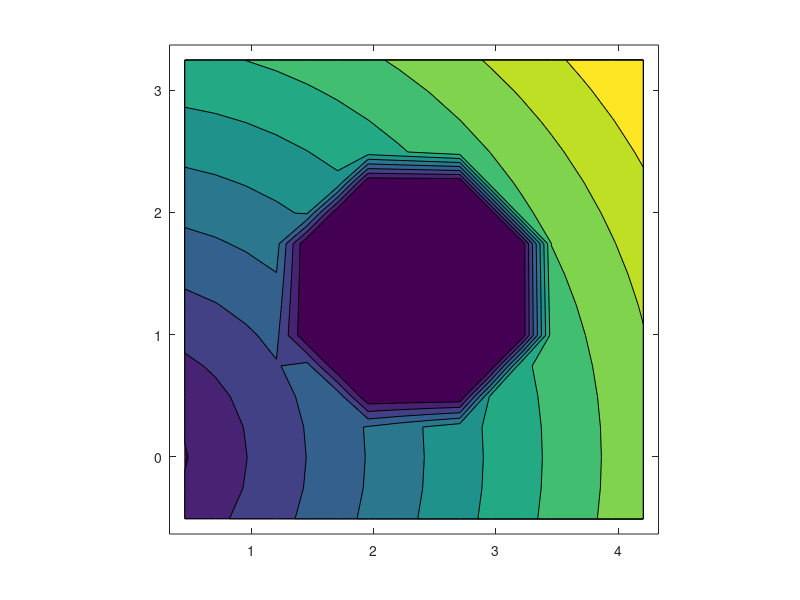

This figure's MATLAB source:

clear all;

I2 = eye(2);

% xc = 2.0;
% yc = 0.0;
xc = 2.33;
yc = 1.37;
rad = 1.0;

func_phi = @(x,y) sqrt(x^2+y^2);
func_phix = @(x,y) - x / sqrt(x^2+y^2);
func_phiy = @(x,y) - y / sqrt(x^2+y^2);

if (1)
    % calculate integral
    nseg = 240;
    dl = 2*pi*rad / nseg;
    
    fint = zeros(2,1);
    for i = 1:nseg
        theta = 2*pi/nseg * (i-1);
        x = xc + rad*cos(theta);
        y = yc + rad*sin(theta);
        
        Evec = [ func_phix(x,y); func_phiy(x,y) ];
        
        sigma = Evec*Evec' - 0.5*dot(Evec,Evec)*I2;
        
        nvec = [ cos(theta); sin(theta) ];
        
        fvec = sigma * nvec;
        
        fint = fint + fvec.*dl;
    end
    
    fint
end

xlo = xc - rad*2;
xhi = xc + rad*2;
ylo = yc - rad*2;
yhi = yc + rad*2;

nn = 16;
% nn = 32;
% nn = 64;
% nn = 128;
% nn = 256;
% nn = 512;
nx = nn;
ny = nn;
dx = (xhi-xlo) / nx;
dy = (yhi-ylo) / ny;
dv = dx * dy;
dsx = dv / dx;
dsy = dv / dy;

xcell = zeros(nx,ny);
ycell = zeros(nx,ny);
phi = zeros(nx,ny);
sdf = zeros(nx,ny);
for j = 1:ny
for i = 1:nx
    x = xlo + (i-0.5)*dx;
    y = ylo + (j-0.5)*dy;
    rc = sqrt((x-xc)^2+(y-yc)^2);
    
    xcell(i,j) = x;
    ycell(i,j) = y;
    sdf(i,j) = rc - rad;
    if sdf(i,j) > 0
        phi(i,j) = func_phi(x,y);
    else
        phi(i,j) = 0.0;
    end
end
end

if (1)
    figure;
    contourf(xcell,ycell,phi);
    axis equal;
    axis([xlo, xhi, ylo, yhi]);
    % figure;
    % contourf(xcell,ycell,sdf);
end

fsumx = 0;
fsumy = 0;

if (1)
    % calculate -grad(phi), use 2nd-order FD
    gphix = zeros(nx,ny);
    gphiy = zeros(nx,ny);
    
    for j = 2:ny-1
    for i = 2:nx-1
        if sdf(i,j) > 0.0
            if sdf(i-1,j) <= 0
                phix = -(-3*phi(i,j)+4*phi(i+1,j)-phi(i+2,j)) / (dx*2);
            elseif sdf(i+1,j) <= 0
                phix = (-3*phi(i,j)+4*phi(i-1,j)-phi(i-2,j)) / (dx*2);
            else
                phix = -(phi(i+1,j)-phi(i-1,j)) / (dx*2);
            end
            
            if sdf(i,j-1) <= 0
                phiy = -(-3*phi(i,j)+4*phi(i,j+1)-phi(i,j+2)) / (dy*2);
            elseif sdf(i,j+1) <= 0
                phiy = (-3*phi(i,j)+4*phi(i,j-1)-phi(i,j-2)) / (dy*2);
            else
                phiy = -(phi(i,j+1)-phi(i,j-1)) / (dy*2);
            end
            
            gphix(i,j) = phix;
            gphiy(i,j) = phiy;
        end
    end
    end
end

if (0)
    for j = 2:ny-1
    for i = 2:nx-1
        if sdf(i,j) > 0.0
            okx = 1;
            oky = 1;
            
            if sdf(i-1,j) <= 0
                % phix = -(phi(i+1,j)-phi(i,j)) / dx;
                phix = -(-3*phi(i,j)+4*phi(i+1,j)-phi(i+2,j)) / (dx*2);
                nvecx = 1;
            elseif sdf(i+1,j) <= 0
                % phix = -(phi(i,j)-phi(i-1,j)) / dx;
                phix = (-3*phi(i,j)+4*phi(i-1,j)-phi(i-2,j)) / (dx*2);
                nvecx = -1;
            else
                phix = -(phi(i+1,j)-phi(i-1,j)) / (dx*2);
                nvecx = 0;
                okx = 0;
            end
            
            if sdf(i,j-1) <= 0
                % phiy = -(phi(i,j+1)-phi(i,j)) / dy;
                phiy = -(-3*phi(i,j)+4*phi(i,j+1)-phi(i,j+2)) / (dy*2);
                nvecy = 1;
            elseif sdf(i,j+1) <= 0
                % phiy = -(phi(i,j)-phi(i,j-1)) / dy;
                phiy = (-3*phi(i,j)+4*phi(i,j-1)-phi(i,j-2)) / (dy*2);
                nvecy = -1;
            else
                phiy = -(phi(i,j+1)-phi(i,j-1)) / (dy*2);
                nvecy = 0;
                oky = 0;
            end
            
            if (1)
                % set to analytical
                x = xcell(i,j);
                y = ycell(i,j);
                phix = func_phix(x,y);
                phiy = func_phiy(x,y);
            end
            Evec = [ phix; phiy ];
            sigma = Evec*Evec' - 0.5*dot(Evec,Evec)*I2;
            
            if okx
                fsumx = fsumx + sigma(1,1)*nvecx*dsx;
                fsumy = fsumy + sigma(2,1)*nvecx*dsx;
            end
            
            if oky
                fsumx = fsumx + sigma(1,2)*nvecy*dsy;
                fsumy = fsumy + sigma(2,2)*nvecy*dsy;
            end
        end
    end
    end
end

if (0)
    % use height fraction, analytical -grad(phi)
    for j = 2:ny-1
    for i = 2:nx-1
        if sdf(i,j) > 0
            okx = 0;
            if sdf(i-1,j) <= 0
                okx = 1;
                hfrac = sdf(i,j) / (sdf(i,j)-sdf(i-1,j));
                xx = xcell(i,j) - hfrac*dx;
                yy = ycell(i,j);
                nvecx = 1;
            elseif sdf(i+1,j) <= 0
                okx = 1;
                hfrac = sdf(i,j) / (sdf(i,j)-sdf(i+1,j));
                xx = xcell(i,j) + hfrac*dx;
                yy = ycell(i,j);
                nvecx = -1;
            end
            if okx
                phix = func_phix(xx,yy);
                phiy = func_phiy(xx,yy);
                Evec = [ phix; phiy ];
                sigma = Evec*Evec' - 0.5*dot(Evec,Evec)*I2;
                fsumx = fsumx + sigma(1,1)*nvecx*dsx;
                fsumy = fsumy + sigma(2,1)*nvecx*dsx;
            end
            
            oky = 0;
            if sdf(i,j-1) <= 0
                oky = 1;
                hfrac = sdf(i,j) / (sdf(i,j)-sdf(i,j-1));
                xx = xcell(i,j);
                yy = ycell(i,j) - hfrac*dy;
                nvecy = 1;
            elseif sdf(i,j+1) <= 0
                oky = 1;
                hfrac = sdf(i,j) / (sdf(i,j)-sdf(i,j+1));
                xx = xcell(i,j);
                yy = ycell(i,j) + hfrac*dy;
                nvecy = -1;
            end
            if oky
                phix = func_phix(xx,yy);
                phiy = func_phiy(xx,yy);
                Evec = [ phix; phiy ];
                sigma = Evec*Evec' - 0.5*dot(Evec,Evec)*I2;
                fsumx = fsumx + sigma(1,2)*nvecy*dsy;
                fsumy = fsumy + sigma(2,2)*nvecy*dsy;
            end
        end
    end
    end
end

if (1)
    % use height fraction, directional extrapolation
    for j = 2:ny-1
    for i = 2:nx-1
        if sdf(i,j) > 0
            okx = 0;
            if sdf(i-1,j) <= 0
                okx = 1;
                hfrac = sdf(i,j) / (sdf(i,j)-sdf(i-1,j));
                phix = (1+hfrac)*gphix(i,j) - hfrac*gphix(i+1,j);
                phiy = (1+hfrac)*gphiy(i,j) - hfrac*gphiy(i+1,j);
                nvecx = 1;
            elseif sdf(i+1,j) <= 0
                okx = 1;
                hfrac = sdf(i,j) / (sdf(i,j)-sdf(i+1,j));
                phix = (1+hfrac)*gphix(i,j) - hfrac*gphix(i-1,j);
                phiy = (1+hfrac)*gphiy(i,j) - hfrac*gphiy(i-1,j);
                nvecx = -1;
            end
            if okx
                Evec = [ phix; phiy ];
                sigma = Evec*Evec' - 0.5*dot(Evec,Evec)*I2;
                fsumx = fsumx + sigma(1,1)*nvecx*dsx;
                fsumy = fsumy + sigma(2,1)*nvecx*dsx;
            end
            
            oky = 0;
            if sdf(i,j-1) <= 0
                oky = 1;
                hfrac = sdf(i,j) / (sdf(i,j)-sdf(i,j-1));
                phix = (1+hfrac)*gphix(i,j) - hfrac*gphix(i,j+1);
                phiy = (1+hfrac)*gphiy(i,j) - hfrac*gphiy(i,j+1);
                nvecy = 1;
            elseif sdf(i,j+1) <= 0
                oky = 1;
                hfrac = sdf(i,j) / (sdf(i,j)-sdf(i,j+1));
                phix = (1+hfrac)*gphix(i,j) - hfrac*gphix(i,j-1);
                phiy = (1+hfrac)*gphiy(i,j) - hfrac*gphiy(i,j-1);
                nvecy = -1;
            end
            if oky
                Evec = [ phix; phiy ];
                sigma = Evec*Evec' - 0.5*dot(Evec,Evec)*I2;
                fsumx = fsumx + sigma(1,2)*nvecy*dsy;
                fsumy = fsumy + sigma(2,2)*nvecy*dsy;
            end
        end
    end
    end
end



disp(['R/dx=',num2str(rad/dx),'; D/dx=',num2str(rad*2/dx)]);
[fsumx,fsumy]
